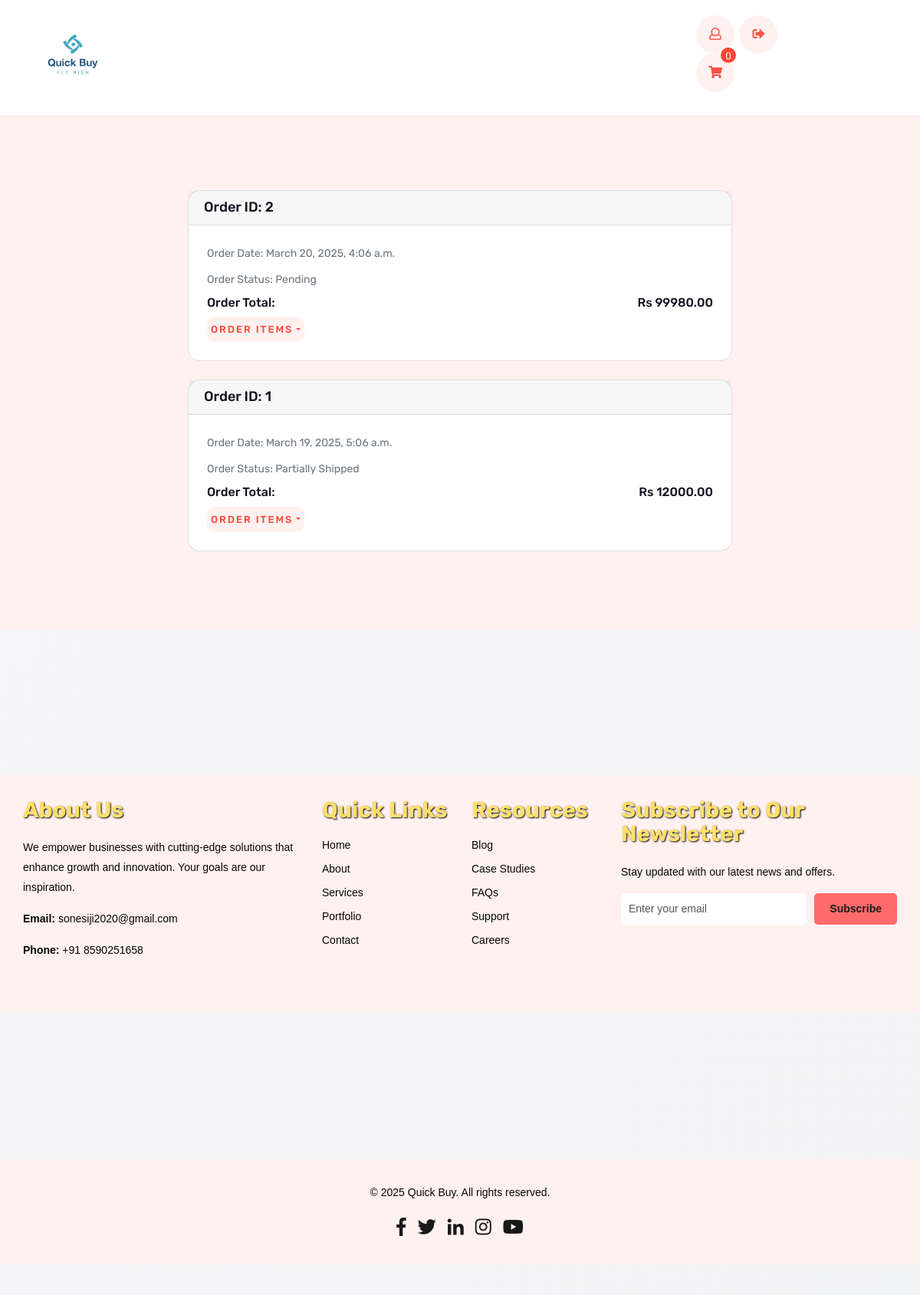
/order_list/ (signed in), run on the app's committed database.
### eapp/models.py (models this page shows, shortened)
class Order(models.Model):
    STATUS_CHOICES = [
        ('Pending', 'Pending'),
        ('Processing', 'Processing'),
        ('Shipped/Dispatched', 'Shipped/Dispatched'),
        ('Delivered', 'Delivered'),
        ('Cancelled', 'Cancelled'),
        ('Refunded', 'Refunded'),
        ('Returned', 'Returned'),
        ('On Hold', 'On Hold'),
        ('Backordered', 'Backordered'),
        ('Partially Shipped', 'Partially Shipped'),
        ('Awaiting Payment', 'Awaiting Payment'),
        ('Awaiting Fulfillment', 'Awaiting Fulfillment'),
    ]
    customer = models.ForeignKey(Customer, on_delete=models.CASCADE)
    address = models.ForeignKey(Address, on_delete=models.CASCADE)
    order_date = models.DateTimeField(default=timezone.now)
    status = models.CharField(max_length=20, choices=STATUS_CHOICES, default='Pending')
    def total_price(self):
        return sum(item.total_price() for item in self.orderitem_set.all())

class OrderItem(models.Model):
    order = models.ForeignKey(Order, on_delete=models.CASCADE)
    product = models.ForeignKey(Product, on_delete=models.CASCADE)
    quantity = models.PositiveIntegerField()
    def total_price(self):
        return self.product.price * self.quantity

class Product(models.Model):
    seller = models.ForeignKey(Seller, on_delete=models.CASCADE)
    subcategory = models.ForeignKey(Subcategory, on_delete=models.CASCADE)
    name = models.CharField(max_length=200)
    description = models.TextField()
    price = models.DecimalField(max_digits=6, decimal_places=2)
    cost = models.DecimalField(max_digits=6, decimal_places=2, default = 100)
    image_1 = models.ImageField(upload_to='product_images/')
    image_2 = models.ImageField(upload_to='product_images/', blank=True, null=True)
    image_3 = models.ImageField(upload_to='product_images/', blank=True, null=True)
    image_4 = models.ImageField(upload_to='product_images/', blank=True, null=True)
    quantity_in_stock = models.PositiveIntegerField(default=0)
    sku = models.PositiveIntegerField(default=0)
    reorder_level = models.PositiveIntegerField(default=0)

### eapp/views.py (the view)
# urls.py: path('order_list/', views.order_list, name='order_list'),
@login_required
def order_list(request):
    customer = request.user.customer
    orders = Order.objects.filter(customer=customer).order_by('-order_date', '-id')
    context = {
        'orders': orders,
    }
    return render(request, 'order_list.html', context)

### eapp/templates/order_list.html (shortened to what this page needs)
{% extends 'base.html' %}
{% block content %}
<div class="container">
  <section class="vh-100 gradient-custom-2">
    <div class="container py-5 h-100" style="
    margin-top: 20px;
">
      <div class="row d-flex justify-content-center align-items-center h-100">
        <div class="col-md-10 col-lg-8 col-xl-8">
          {% for order in orders %}
          <div class="card mb-4" style="border-radius: 16px;">
            <div class="card-header text-white ">
              <a href="{% url 'order_detail' order.id %}"><h5 class="mb-0">Order ID: {{ order.id }}</h5></a>
            </div>
            <div class="card-body p-4">
              <a href="{% url 'order_detail' order.id %}">
              <p class="text-muted mb-2">Order Date: {{ order.order_date }}</p>
              <p class="text-muted mb-2">Order Status: {{ order.status }}</p>
            </a>
              <div class="d-flex justify-content-between">
                <h6 class="fw-normal mb-0">Order Total:</h6>
                <h6 class="fw-bold mb-0">Rs {{ order.total_price }}</h6>
              </div>
              <button class="btn btn-secondary dropdown-toggle" onclick="toggleOrderItems({{ order.id }})">Order Items</button>
            </div>
          </div>
          {% endfor %}
        </div>
      </div>
    </div>
  </div>
{% endblock %}

### eapp/static/css/style.css (style rules this page uses)
body { font-family: 'Rubik', sans-serif; font-weight: normal; font-style: normal; font-size: 14px; }
a, .button { -webkit-transition: all 0.3s ease-out 0s; -moz-transition: all 0.3s ease-out 0s; -ms-transition: all 0.3s ease-out 0s; -o-transition: all 0.3s ease-out 0s; transition: all 0.3s ease-out 0s; }
a, button { color: #10111e; outline: medium none; transition: .3s; }
button { cursor: pointer; }
h1, h2, h3, h4, h5, h6 { font-family: 'Rubik', sans-serif; font-weight: normal; color: #10111e; margin-top: 0px; font-style: normal; font-weight: 500; text-transform: normal; line-height: 1.1; }
h5 { font-size: 18px; }
h6 { font-size: 16px; }
p { font-size: 14px; font-weight: normal; line-height: 26px; color: #7e7e7e; margin-bottom: 15px; }
*::placeholder { color: #555555; font-size: 14px; opacity: 1; }
.btn { background: transparent; border: 0; border-radius: 0; color: #525470; display: inline-block; font-size: 13px; font-weight: 500; letter-spacing: 2px; line-height: 1; margin-bottom: 0; padding: 22px 50px; text-align: center; text-transform: uppercase; touch-action: manipulation; transition: all 0.3s ease 0s; vertical-align: middle; white-space: nowrap; }
.card-header:first-child { border-radius: 0; }

### eapp/templates/order_list.html (style rules this page uses)
.container { padding: 30px; margin-top: 150px; background-color: #fff1f0; }
.btn { margin-top: 10px; padding: 10px 5px; border-radius: 10px; color: #fe4536; background-color: #fff1f0; }

### data on the page
Order: id "2", order_date "March 20, 2025, 4:06 a.m.", status "Pending", total_price "99980.00"
Order: id "1", order_date "March 19, 2025, 5:06 a.m.", status "Partially Shipped", total_price "12000.00"
